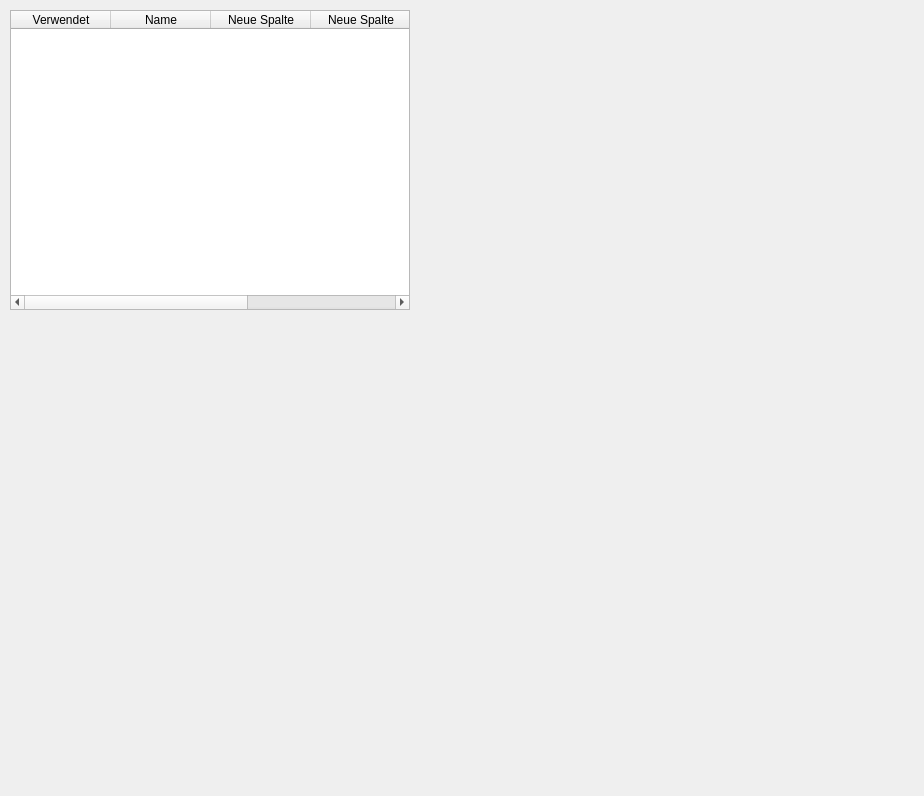
<?xml version="1.0" encoding="UTF-8"?>
<ui version="4.0">
 <class>Form</class>
 <widget class="QWidget" name="Form">
  <property name="geometry">
   <rect>
    <x>0</x>
    <y>0</y>
    <width>924</width>
    <height>796</height>
   </rect>
  </property>
  <property name="windowTitle">
   <string>Form</string>
  </property>
  <widget class="QTableWidget" name="tableWidget">
   <property name="geometry">
    <rect>
     <x>10</x>
     <y>10</y>
     <width>400</width>
     <height>300</height>
    </rect>
   </property>
   <property name="rowCount">
    <number>0</number>
   </property>
   <property name="columnCount">
    <number>5</number>
   </property>
   <column>
    <property name="text">
     <string>Verwendet</string>
    </property>
   </column>
   <column>
    <property name="text">
     <string>Name</string>
    </property>
   </column>
   <column>
    <property name="text">
     <string>Neue Spalte</string>
    </property>
   </column>
   <column>
    <property name="text">
     <string>Neue Spalte</string>
    </property>
   </column>
   <column>
    <property name="text">
     <string>Neue Spalte</string>
    </property>
   </column>
  </widget>
 </widget>
 <resources/>
 <connections/>
</ui>
